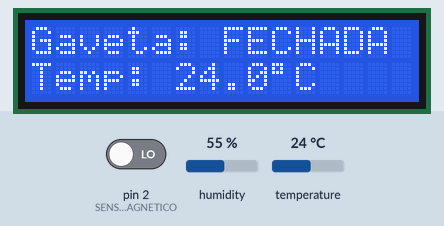
This sketch was run on a simulated Arduino Uno, built with avr-gcc and run on an emulated ATmega328P. Shown: 16×2 character LCD. The inputs (shaded band) are chosen by the test bench; at power-on: pin 2 (SENSOR_MAGNETICO) LOW, temperature 24 °C, humidity 55 %. What the sketch prints to the serial monitor is not drawn.

Above: at 1.2 s.
1.3 s: pin 2 (SENSOR_MAGNETICO) driven HIGH
At 2.8 s:
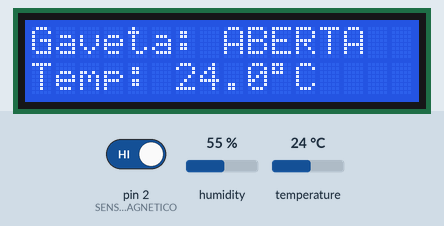
3.7 s: temperature set to 12 °C
At 5.0 s:
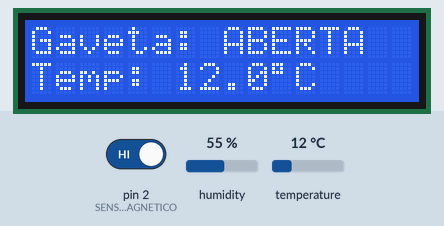
5.7 s: temperature set to 19 °C
At 7.2 s:
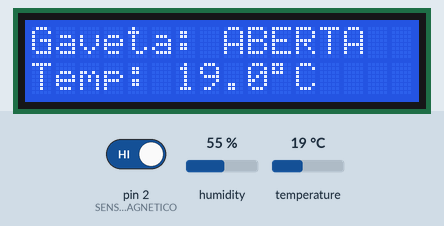
7.8 s: pin 2 (SENSOR_MAGNETICO) driven LOW
At 9.4 s:
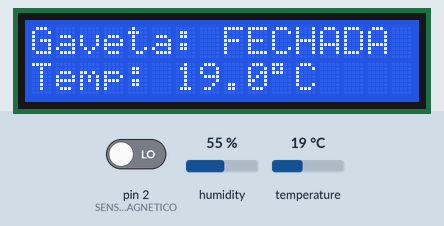
9.9 s: temperature set to 28 °C
At 11.6 s:
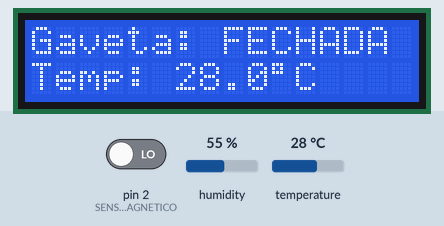
Timing chart, 0 to 13.0 s (numbered marks = the images above; inputs shaded):
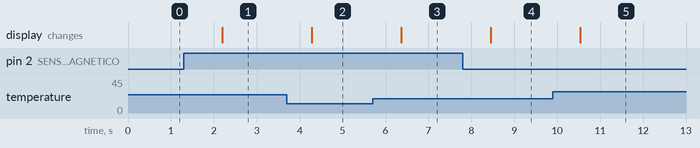

Measured:
- after the input at 1.3 s, the display: changes after 0.90 s (image 1)
- after the input at 3.7 s, the display: changes after 0.58 s (image 2)
- after the input at 5.7 s, the display: changes after 0.67 s (image 3)
- after the input at 7.8 s, the display: changes after 0.65 s (image 4)
- after the input at 9.9 s, the display: changes after 0.63 s (image 5)

The sketch:

gaveta_monitoramento_med.ino
```cpp
#include <Wire.h>
#include <LiquidCrystal_I2C.h>
#include <DHT.h>

LiquidCrystal_I2C lcd(0x27, 16, 2);

#define DHTPIN 3
#define DHTTYPE DHT11
DHT dht(DHTPIN, DHTTYPE);

#define SENSOR_MAGNETICO 2

void setup() {
  lcd.init();
  lcd.backlight();

  dht.begin();
  pinMode(SENSOR_MAGNETICO, INPUT);

  Serial.begin(9600);
}

void loop() {
  int estadoGaveta = digitalRead(SENSOR_MAGNETICO);
  float temperatura = dht.readTemperature();

  if (isnan(temperatura)) {
    lcd.setCursor(0, 0);
    lcd.print("Erro DHT11     ");
    Serial.println("Gaveta: ---; Temp: ERROR");
    delay(2000);
    return;
  }

  lcd.setCursor(0, 0);
  lcd.print("Gaveta: ");
  lcd.print(estadoGaveta == HIGH ? "ABERTA " : "FECHADA");

  lcd.setCursor(0, 1);
  lcd.print("Temp: ");
  lcd.print(temperatura, 1);
  lcd.print((char)223);
  lcd.print("C   ");

  Serial.print("Gaveta: ");
  Serial.print(estadoGaveta == HIGH ? "ABERTA" : "FECHADA");
  Serial.print("; Temp: ");
  Serial.print(temperatura);
  Serial.println("C");

  delay(1000);
}
```
